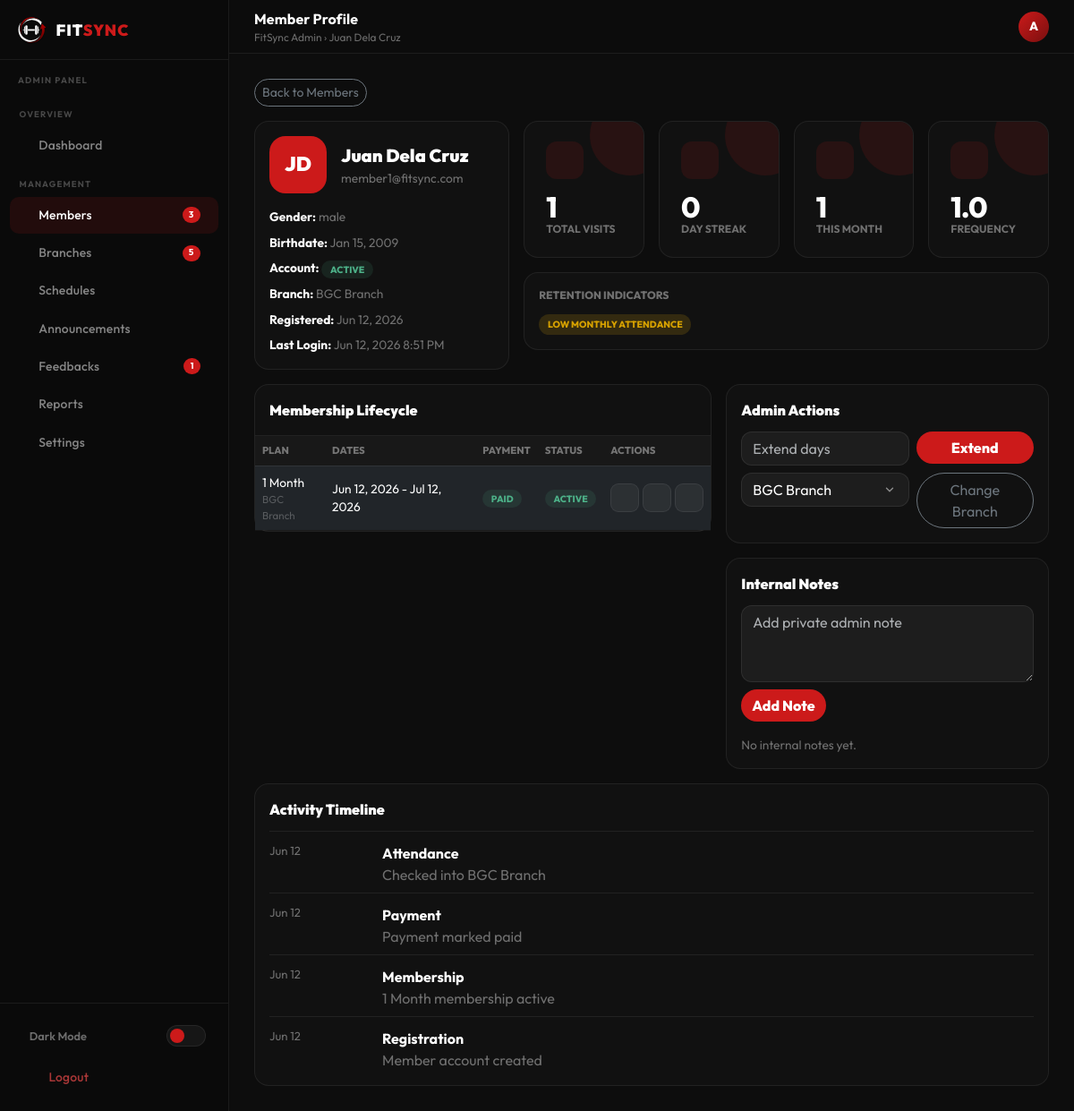
/admin/member_view.php?id=2 (signed in), run on an earlier commit of the app's database.
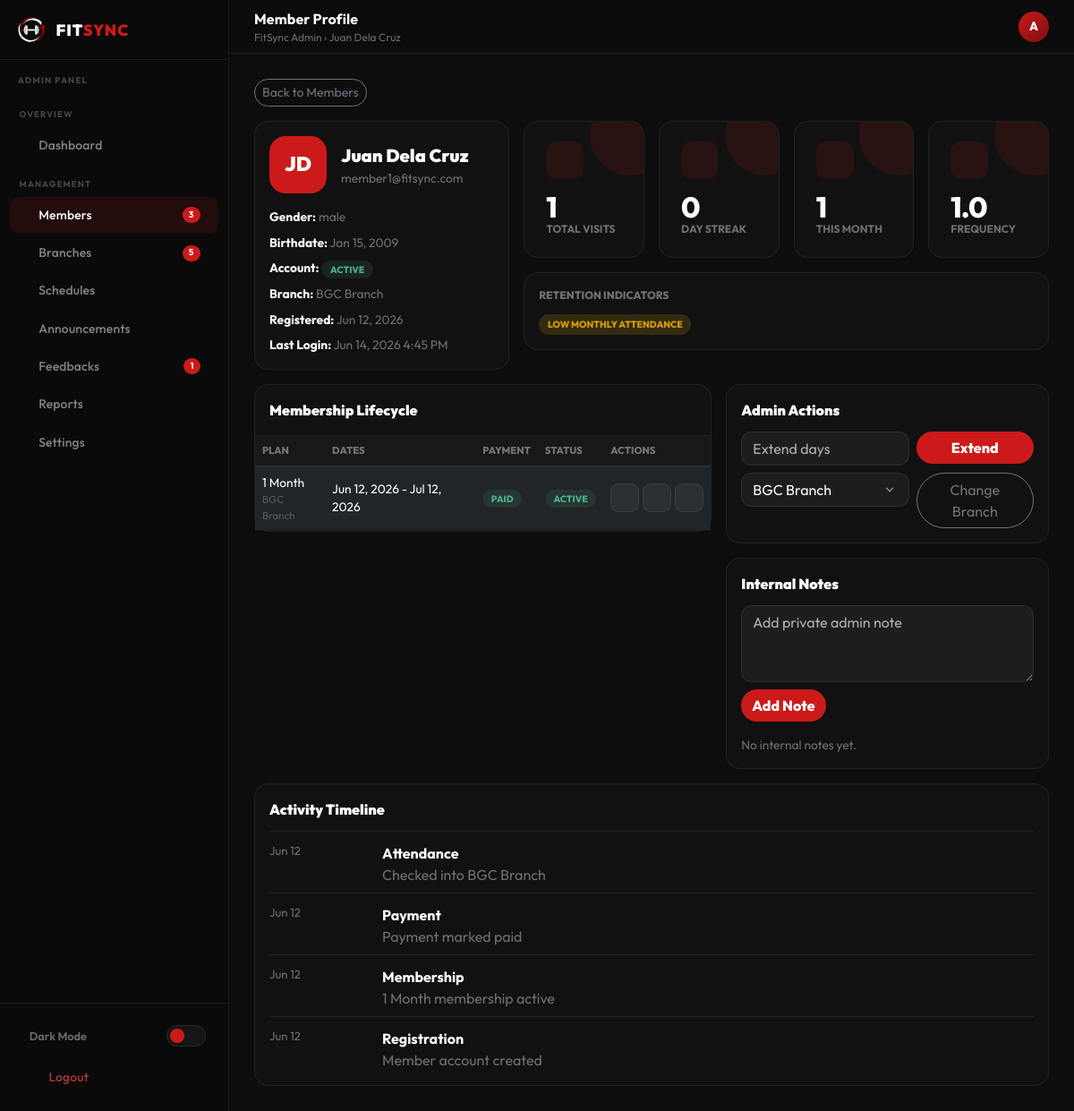
And on a later commit of the database.
### tables this page shows
CREATE TABLE `memberships` (
  `id` int(10) UNSIGNED NOT NULL,
  `user_id` int(10) UNSIGNED NOT NULL,
  `plan_id` smallint(5) UNSIGNED NOT NULL,
  `branch_id` smallint(5) UNSIGNED NOT NULL DEFAULT 1,
  `starts_at` date NOT NULL,
  `ends_at` date NOT NULL,
  `amount_paid` decimal(10,2) NOT NULL,
  `payment_method` enum('credit_card','debit_card','gcash','maya','bank_transfer','cash') NOT NULL DEFAULT 'cash',
  `payment_status` enum('pending','paid','failed','refunded') NOT NULL DEFAULT 'paid',
  `status` enum('pending','active','expired','cancelled','frozen') NOT NULL DEFAULT 'active',
  `payment_ref` varchar(128) DEFAULT NULL,
  `proof_file_path` varchar(255) DEFAULT NULL,
  `proof_uploaded_at` datetime DEFAULT NULL,
  `created_at` datetime NOT NULL DEFAULT current_timestamp(),
  `updated_at` datetime NOT NULL DEFAULT current_timestamp() ON UPDATE current_timestamp()
);

CREATE TABLE `users` (
  `id` int(10) UNSIGNED NOT NULL,
  `role` enum('admin','member') NOT NULL DEFAULT 'member',
  `first_name` varchar(64) NOT NULL,
  `last_name` varchar(64) NOT NULL,
  `email` varchar(191) NOT NULL,
  `password_hash` varchar(255) NOT NULL,
  `birthdate` date DEFAULT NULL,
  `gender` enum('male','female','nonbinary','other') DEFAULT NULL,
  `email_verified_at` datetime DEFAULT NULL,
  `verification_token` varchar(128) DEFAULT NULL,
  `profile_photo` varchar(255) DEFAULT NULL,
  `is_active` tinyint(1) NOT NULL DEFAULT 1,
  `last_login_at` datetime DEFAULT NULL,
  `created_at` datetime NOT NULL DEFAULT current_timestamp(),
  `updated_at` datetime NOT NULL DEFAULT current_timestamp() ON UPDATE current_timestamp(),
  `is_approved` tinyint(1) DEFAULT 1
);

CREATE TABLE `branches` (
  `id` smallint(5) UNSIGNED NOT NULL,
  `name` varchar(100) NOT NULL,
  `city` varchar(64) NOT NULL,
  `address` varchar(255) DEFAULT NULL,
  `maps_embed` text DEFAULT NULL,
  `is_active` tinyint(1) NOT NULL DEFAULT 1,
  `created_at` datetime NOT NULL DEFAULT current_timestamp()
);

CREATE TABLE `membership_plans` (
  `id` smallint(5) UNSIGNED NOT NULL,
  `slug` varchar(16) NOT NULL,
  `label` varchar(32) NOT NULL,
  `duration_days` smallint(5) UNSIGNED NOT NULL,
  `price` decimal(10,2) NOT NULL,
  `original_price` decimal(10,2) NOT NULL,
  `features_json` longtext DEFAULT NULL,
  `is_active` tinyint(1) NOT NULL DEFAULT 1,
  `sort_order` tinyint(3) UNSIGNED NOT NULL DEFAULT 0
);

### includes/member_helpers.php (called while the page is built, shortened)
<?php
function memberProfile(PDO $pdo, int $memberId): ?array
{
    $stmt = $pdo->prepare(
        'SELECT u.*, lm.id AS membership_id, lm.branch_id, lm.status AS membership_status,
                lm.payment_status, lm.starts_at, lm.ends_at,
                p.label AS plan_label, b.name AS branch_name, b.city AS branch_city
         FROM users u
         LEFT JOIN memberships lm ON lm.id = (
            SELECT m2.id FROM memberships m2
            WHERE m2.user_id = u.id
            ORDER BY m2.ends_at DESC, m2.id DESC
            LIMIT 1
         )
         LEFT JOIN membership_plans p ON p.id = lm.plan_id
         LEFT JOIN branches b ON b.id = lm.branch_id
         WHERE u.id = ? AND u.role = "member"
         LIMIT 1'
    );
    $stmt->execute([$memberId]);
    $member = $stmt->fetch();
    return $member ?: null;
}
function memberMembershipHistory(PDO $pdo, int $memberId): array
{
    $stmt = $pdo->prepare(
        'SELECT m.*, p.label AS plan_label, b.name AS branch_name
         FROM memberships m
         INNER JOIN membership_plans p ON p.id = m.plan_id
         INNER JOIN branches b ON b.id = m.branch_id
         WHERE m.user_id = ?
         ORDER BY m.created_at DESC, m.id DESC'
    );
    $stmt->execute([$memberId]);
    return $stmt->fetchAll(PDO::FETCH_ASSOC);
}
function memberTimeline(PDO $pdo, int $memberId): array
{
    $events = [];
    $member = memberProfile($pdo, $memberId);
    if ($member) {
        $events[] = ['date' => $member['created_at'], 'type' => 'Registration', 'body' => 'Member account created'];
    }
    foreach (memberMembershipHistory($pdo, $memberId) as $m) {
        $events[] = ['date' => $m['created_at'], 'type' => 'Membership', 'body' => $m['plan_label'] . ' membership ' . $m['status']];
        if ($m['payment_status'] === 'paid') {
            $events[] = ['date' => $m['updated_at'], 'type' => 'Payment', 'body' => 'Payment marked paid'];
        }
    }
    $stmt = $pdo->prepare(
        'SELECT al.check_in_at, b.name AS branch_name
         FROM attendance_logs al
         INNER JOIN branches b ON b.id = al.branch_id
         WHERE al.user_id = ?
         ORDER BY al.check_in_at DESC
         LIMIT 20'
    );
    $stmt->execute([$memberId]);
    foreach ($stmt->fetchAll(PDO::FETCH_ASSOC) as $row) {
        $events[] = ['date' => $row['check_in_at'], 'type' => 'Attendance', 'body' => 'Checked into ' . $row['branch_name']];
    }
    usort($events, fn ($a, $b) => strcmp((string) $b['date'], (string) $a['date']));
    return array_slice($events, 0, 30);
}

### admin/member_view.php (the view, shortened to what the rows shown need)
<?php
require_once __DIR__ . '/../config/db.php';
require_once __DIR__ . '/../includes/member_helpers.php';
$pdo = db();
$memberId = max(0, (int) ($_GET['id'] ?? 0));
$member = $memberId ? memberProfile($pdo, $memberId) : null;
$history = memberMembershipHistory($pdo, $memberId);
$timeline = memberTimeline($pdo, $memberId);
$branches = $pdo->query('SELECT id, name FROM branches WHERE is_active = 1 ORDER BY name')->fetchAll(PDO::FETCH_ASSOC);
$pageTitle = 'Member Profile';
$topbarCrumb = $member['first_name'] . ' ' . $member['last_name'];
require_once __DIR__ . '/../includes/admin_header.php';
require_once __DIR__ . '/../includes/admin_sidebar.php';
?>
<div class="row g-3 mb-3">
    <div class="col-xl-4">
        <div class="fs-card p-3 h-100">
            <div class="d-flex align-items-center gap-3 mb-3">
                <div style="width:64px;height:64px;border-radius:18px;background:var(--fs-red);display:flex;align-items:center;justify-content:center;font-size:1.4rem;font-weight:900">
                    <?= htmlspecialchars(strtoupper(substr($member['first_name'], 0, 1) . substr($member['last_name'], 0, 1))) ?>
                </div>
                <div>
                    <div style="font-size:1.25rem;font-weight:900"><?= htmlspecialchars($member['first_name'] . ' ' . $member['last_name']) ?></div>
                    <div style="color:var(--text-muted);font-size:.86rem"><?= htmlspecialchars($member['email']) ?></div>
                </div>
            </div>
            <div class="d-flex flex-column gap-2" style="font-size:.86rem">
                <div><strong>Gender:</strong> <span style="color:var(--text-muted)"><?= htmlspecialchars($member['gender'] ?? 'Not set') ?></span></div>
                <div><strong>Birthdate:</strong> <span style="color:var(--text-muted)"><?= $member['birthdate'] ? date('M j, Y', strtotime($member['birthdate'])) : 'Not set' ?></span></div>
                <div><strong>Branch:</strong> <span style="color:var(--text-muted)"><?= htmlspecialchars($member['branch_name'] ?? 'Unassigned') ?></span></div>
                <div><strong>Registered:</strong> <span style="color:var(--text-muted)"><?= date('M j, Y', strtotime($member['created_at'])) ?></span></div>
                <div><strong>Last Login:</strong> <span style="color:var(--text-muted)"><?= $member['last_login_at'] ? date('M j, Y g:i A', strtotime($member['last_login_at'])) : 'Never' ?></span></div>
            </div>
        </div>
    </div>
</div>
<div class="row g-3 mb-3">
    <div class="col-xl-7">
        <div class="admin-table-wrap">
            <table class="table admin-table">
                <thead><tr><th>Plan</th><th>Dates</th><th>Payment</th><th>Status</th><th>Actions</th></tr></thead>
                <tbody>
                    <?php foreach ($history as $m): ?>
                        <tr>
                            <td><?= htmlspecialchars($m['plan_label']) ?><div style="font-size:.72rem;color:var(--text-dimmed)"><?= htmlspecialchars($m['branch_name']) ?></div></td>
                            <td><?= date('M j, Y', strtotime($m['starts_at'])) ?> - <?= date('M j, Y', strtotime($m['ends_at'])) ?></td>
                            <td><span class="status-badge <?= htmlspecialchars($m['payment_status']) ?>"><?= htmlspecialchars($m['payment_status']) ?></span></td>
                            <td><span class="status-badge <?= htmlspecialchars($m['status']) ?>"><?= htmlspecialchars($m['status']) ?></span></td>
                            <td>
                                <div class="d-flex gap-1">
                                    <button class="tbl-btn" onclick="memberAction({action:'set_membership_status',membership_id:<?= (int) $m['id'] ?>,status:'frozen'})"><i class="ti ti-player-pause"></i></button>
                                    <button class="tbl-btn" onclick="memberAction({action:'set_membership_status',membership_id:<?= (int) $m['id'] ?>,status:'active'})"><i class="ti ti-player-play"></i></button>
                                    <button class="tbl-btn" onclick="memberAction({action:'set_membership_status',membership_id:<?= (int) $m['id'] ?>,status:'cancelled'})"><i class="ti ti-ban"></i></button>
                                </div>
                            </td>
                        </tr>
                    <?php endforeach ?>
                </tbody>
            </table>
        </div>
    </div>
    <div class="col-xl-5">
        <div class="fs-card p-3 mb-3">
            <div class="row g-2">
                <div class="col-7">
                    <select class="form-select fs-select" id="branchId">
                        <?php foreach ($branches as $branch): ?>
                            <option value="<?= (int) $branch['id'] ?>" <?= (int) ($member['branch_id'] ?? 0) === (int) $branch['id'] ? 'selected' : '' ?>><?= htmlspecialchars($branch['name']) ?></option>
                        <?php endforeach ?>
                    </select>
                </div>
            </div>
        </div>
    </div>
</div>
<?php require_once __DIR__ . '/../includes/admin_footer.php'; ?>

### includes/admin_sidebar.php (shortened to what the rows shown need)
<div class="topbar">
    <div class="me-auto">
        <div class="topbar-title"><?= htmlspecialchars($pageTitle ?? 'Admin') ?></div>
        <div class="topbar-breadcrumb">FitSync Admin &rsaquo; <?= htmlspecialchars($topbarCrumb ?? 'Operations') ?></div>
    </div>
</div>
<div class="main-wrap">
    <main class="main-content">

What changed in the data, as far as the page shows it:
changed through a linked row, memberships "PAID": user.last_login_at "Jun 12, 2026 8:51 PM" → "Jun 14, 2026 4:45 PM"
